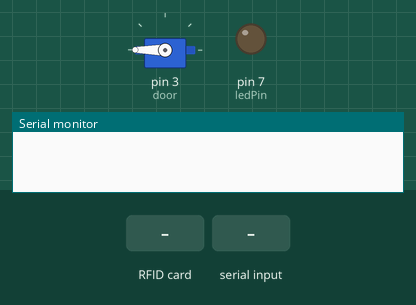
The sketch below on a simulated Arduino Uno, built with avr-gcc and run on an emulated ATmega328P. Parts: servo, output pins drawn as LEDs (lit = HIGH), the last lines printed to the serial monitor. Dashed ring = blinking. The test bench sets the inputs (shaded band). Pins used as bus, display or sensor lines are not drawn.

Above: at 2.2 s.
2.3 s: RFID card 5E 7A 19 C4 held to the reader
At 2.31 s:
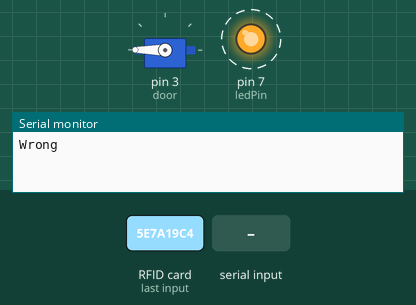
5.3 s: "0" received over Serial
6.8 s: "90,45\n" received over Serial
Timing chart, 0 to 9.8 s (numbered marks = the images above; inputs shaded):
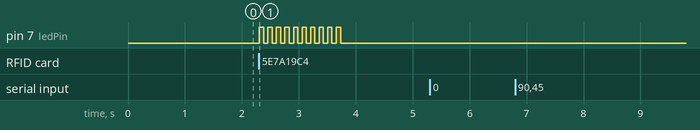

The sketch:

rfid_control_door.ino
```cpp
#include <MFRC522.h>
#include <SPI.h>
#include <Servo.h>

int ledPin = 7;

Servo door;

byte masterCard[4];

#define SS_PIN 10
#define RST_PIN 9

MFRC522 mfrc522(SS_PIN, RST_PIN);

void setup()
{
  Serial.begin(9600);
  SPI.begin();
  mfrc522.PCD_Init();

  masterCard[0] = 222;
  masterCard[1] = 24;
  masterCard[2] = 128;
  masterCard[3] = 67;

  pinMode (ledPin, OUTPUT);

  door.attach(3, 500, 2400);
  door.write(180);
  delay(1000);
}

void loop()
{
  if (Serial.available()) {
    Serial.println(F("change"));
    ChangeMaster(Serial.read() - '0');
  }

  else {
    CheckAndOpen();
  }
}

void ChangeMaster (int key)
{
  key = key + 48;

  Serial.write(key);
  Serial.println();

  switch (key)
  {
    case '0':
      masterCard[0] = 222;
      masterCard[1] = 24;
      masterCard[2] = 128;
      masterCard[3] = 67;
      break;
    case '1':
      masterCard[0] = 148;
      masterCard[1] = 7;
      masterCard[2] = 247;
      masterCard[3] = 184;
      break;
    case '2':
      masterCard[0] = 194;
      masterCard[1] = 104;
      masterCard[2] = 108;
      masterCard[3] = 169;
      break;
    case '3':
      masterCard[0] = 132;
      masterCard[1] = 152;
      masterCard[2] = 104;
      masterCard[3] = 184;
      break;
    case '4':
      masterCard[0] = 162;
      masterCard[1] = 33;
      masterCard[2] = 213;
      masterCard[3] = 253;
      break;
    default:
      masterCard[0] = 222;
      masterCard[1] = 24;
      masterCard[2] = 128;
      masterCard[3] = 67;
  }
}

void CheckAndOpen()
{
  if ( ! mfrc522.PICC_IsNewCardPresent())
    return;

  if ( ! mfrc522.PICC_ReadCardSerial())
    return;

  if (mfrc522.uid.uidByte[0] == 222 &&
    mfrc522.uid.uidByte[1] == 24 &&
    mfrc522.uid.uidByte[2] == 128 &&
    mfrc522.uid.uidByte[3] == 67 ) {

    Serial.println(F("Correct"));
    door.write(0);
    delay(3000);
    door.write(180);
  }

  else if (mfrc522.uid.uidByte[0] == masterCard[0] &&
    mfrc522.uid.uidByte[1] == masterCard[1] &&
    mfrc522.uid.uidByte[2] == masterCard[2] &&
    mfrc522.uid.uidByte[3] == masterCard[3] ) {

      Serial.println(F("Correct"));
      door.write(0);
      delay(3000);
      door.write(180);
  }

  else {

    Serial.println(F("Wrong"));
    /* door.write(90);
    delay(3000);
    door.write(180); */

    for (int i = 0; i < 10; i++) {
      digitalWrite (ledPin, HIGH);
      delay(75);
      digitalWrite (ledPin, LOW);
      delay(75);
    }
  }
  delay(1000);
}
```

Measured:
- after the input at 2.3 s, pin 7 (ledPin): alternates HIGH for 0.08 s and LOW for 0.08 s, 20 changes in all, then stays LOW, starting at once
